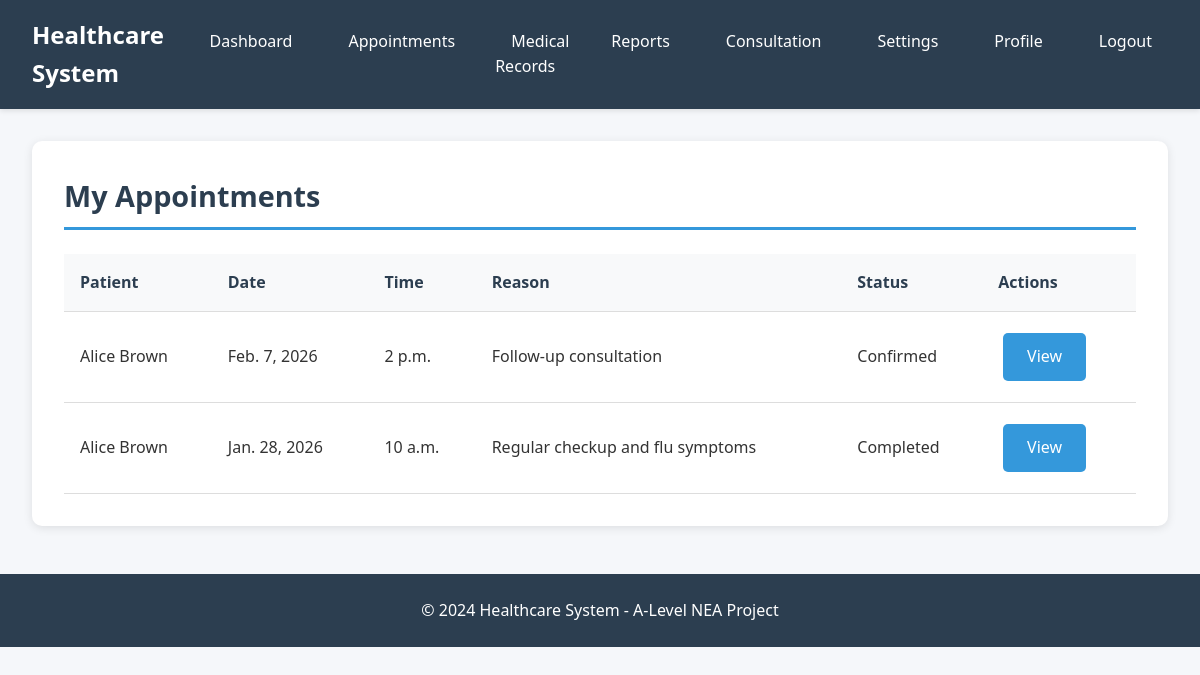
/appointments/ (signed in), run on the app's committed database.
### appointments/models.py (models this page shows, shortened)
class Appointment(models.Model):
    STATUS_CHOICES = [
        ('scheduled', 'Scheduled'),
        ('confirmed', 'Confirmed'),
        ('completed', 'Completed'),
        ('cancelled', 'Cancelled'),
        ('rescheduled', 'Rescheduled'),
    ]
    patient = models.ForeignKey(PatientProfile, on_delete=models.CASCADE, related_name='appointments')
    doctor = models.ForeignKey(DoctorProfile, on_delete=models.CASCADE, related_name='appointments')
    appointment_date = models.DateField()
    appointment_time = models.TimeField()
    status = models.CharField(max_length=20, choices=STATUS_CHOICES, default='scheduled')
    reason = models.TextField()
    notes = models.TextField(blank=True)
    created_at = models.DateTimeField(auto_now_add=True)
    updated_at = models.DateTimeField(auto_now=True)
    class Meta:
        ordering = ['-appointment_date', '-appointment_time']
        unique_together = ['doctor', 'appointment_date', 'appointment_time']

### accounts/models.py (models this page shows, shortened)
class PatientProfile(models.Model):
    user_profile = models.OneToOneField(UserProfile, on_delete=models.CASCADE, related_name='patient_info')
    blood_group = models.CharField(max_length=5, blank=True)
    emergency_contact = models.CharField(max_length=15, blank=True)
    emergency_contact_name = models.CharField(max_length=100, blank=True)
    allergies = models.TextField(blank=True)
    chronic_conditions = models.TextField(blank=True)

class UserProfile(models.Model):
    USER_TYPE_CHOICES = [
        ('doctor', 'Doctor'),
        ('patient', 'Patient'),
    ]
    user = models.OneToOneField(User, on_delete=models.CASCADE, related_name='profile')
    user_type = models.CharField(max_length=10, choices=USER_TYPE_CHOICES)
    phone_number = models.CharField(max_length=15, blank=True)
    date_of_birth = models.DateField(null=True, blank=True)
    address = models.TextField(blank=True)
    profile_picture = models.ImageField(upload_to='profile_pics/', blank=True, null=True)
    created_at = models.DateTimeField(auto_now_add=True)
    updated_at = models.DateTimeField(auto_now=True)
    email_notifications = models.BooleanField(default=True)
    sms_notifications = models.BooleanField(default=False)

### appointments/views.py (the view)
# urls.py: path('', views.appointment_list, name='appointment_list'),
@login_required
def appointment_list(request):
    user_profile = UserProfile.objects.get(user=request.user)
    if user_profile.user_type == 'doctor':
        doctor_profile = DoctorProfile.objects.get(user_profile=user_profile)
        appointments = Appointment.objects.filter(doctor=doctor_profile)
    else:
        patient_profile = PatientProfile.objects.get(user_profile=user_profile)
        appointments = Appointment.objects.filter(patient=patient_profile)
    context = {
        'appointments': appointments,
        'user_profile': user_profile,
    }
    return render(request, 'appointments/appointment_list.html', context)

### templates/appointments/appointment_list.html (shortened to what this page needs)
{% extends 'base.html' %}
{% block content %}
<div class="card">
    <h2 class="card-header">My Appointments</h2>
    {% if appointments %}
    <table>
        <thead>
            <tr>
                {% if user_profile.user_type == 'doctor' %}
                <th>Patient</th>
                {% else %}
                <th>Doctor</th>
                {% endif %}
                <th>Date</th>
                <th>Time</th>
                <th>Reason</th>
                <th>Status</th>
                <th>Actions</th>
            </tr>
        </thead>
        <tbody>
            {% for appointment in appointments %}
            <tr>
                {% if user_profile.user_type == 'doctor' %}
                <td>{{ appointment.patient.user_profile.user.get_full_name }}</td>
                {% else %}
                <td>Dr. {{ appointment.doctor.user_profile.user.get_full_name }}</td>
                {% endif %}
                <td>{{ appointment.appointment_date }}</td>
                <td>{{ appointment.appointment_time }}</td>
                <td>{{ appointment.reason|truncatewords:10 }}</td>
                <td>{{ appointment.status|title }}</td>
                <td>
                    <a href="{% url 'appointments:appointment_detail' appointment.id %}" class="btn">View</a>
                </td>
            </tr>
            {% endfor %}
        </tbody>
    </table>
    {% else %}
    <p>No appointments found.</p>
    {% endif %}
</div>
{% endblock %}

### templates/base.html (shortened to what this page needs)
<!DOCTYPE html>
<html lang="en">
<head>
</head>
<body>
    {% if user.is_authenticated %}
    <nav class="navbar">
        <a href="{% url 'dashboard:home' %}" class="navbar-brand">Healthcare System</a>
        <ul class="navbar-menu">
            <li><a href="{% url 'dashboard:home' %}">Dashboard</a></li>
            <li><a href="{% url 'appointments:appointment_list' %}">Appointments</a></li>
            <li><a href="{% url 'reports:medical_records_list' %}">Medical Records</a></li>
            <li><a href="{% url 'reports:reports_list' %}">Reports</a></li>
            <li><a href="{% url 'consultation:notes_list' %}">Consultation</a></li>
            <li><a href="{% url 'settings_app:user_settings' %}">Settings</a></li>
            <li><a href="{% url 'accounts:profile' %}">Profile</a></li>
            <li><a href="{% url 'accounts:logout' %}">Logout</a></li>
        </ul>
    </nav>
    {% endif %}
    <div class="container">
        {% block content %}{% endblock %}
    </div>
    <footer>
        <p>&copy; 2024 Healthcare System - A-Level NEA Project</p>
    </footer>
</body>
</html>

### templates/base.html (style rules this page uses)
* { margin: 0; padding: 0; box-sizing: border-box; }
body { font-family: 'Segoe UI', Tahoma, Geneva, Verdana, sans-serif; background-color: #f5f7fa; color: #333; line-height: 1.6; }
.navbar { background-color: #2c3e50; color: white; padding: 1rem 2rem; display: flex; justify-content: space-between; align-items: center; box-shadow: 0 2px 5px rgba(0,0,0,0.1); }
.navbar-brand { font-size: 1.5rem; font-weight: bold; color: white; text-decoration: none; }
.navbar-menu { display: flex; gap: 1.5rem; list-style: none; }
.navbar-menu a { color: white; text-decoration: none; padding: 0.5rem 1rem; border-radius: 5px; transition: background-color 0.3s; }
.container { max-width: 1200px; margin: 2rem auto; padding: 0 2rem; }
.card { background: white; border-radius: 10px; padding: 2rem; margin-bottom: 2rem; box-shadow: 0 2px 10px rgba(0,0,0,0.1); }
.card-header { font-size: 1.8rem; margin-bottom: 1.5rem; color: #2c3e50; border-bottom: 3px solid #3498db; padding-bottom: 0.5rem; }
.btn { display: inline-block; padding: 0.7rem 1.5rem; background-color: #3498db; color: white; text-decoration: none; border-radius: 5px; border: none; cursor: pointer; font-size: 1rem; transition: background-color 0.3s; margin: 0.3rem; }
table { width: 100%; border-collapse: collapse; margin-top: 1rem; }
table th, table td { padding: 1rem; text-align: left; border-bottom: 1px solid #ddd; }
table th { background-color: #f8f9fa; font-weight: 600; color: #2c3e50; }
footer { background-color: #2c3e50; color: white; text-align: center; padding: 1.5rem; margin-top: 3rem; }

### data on the page
Appointment: patient.user_profile.user.get_full_name "Alice Brown", appointment_date "Feb. 7, 2026", appointment_time "2 p.m.", reason "Follow-up consultation", status "Confirmed"
Appointment: patient.user_profile.user.get_full_name "Alice Brown", appointment_date "Jan. 28, 2026", appointment_time "10 a.m.", reason "Regular checkup and flu symptoms", status "Completed"
